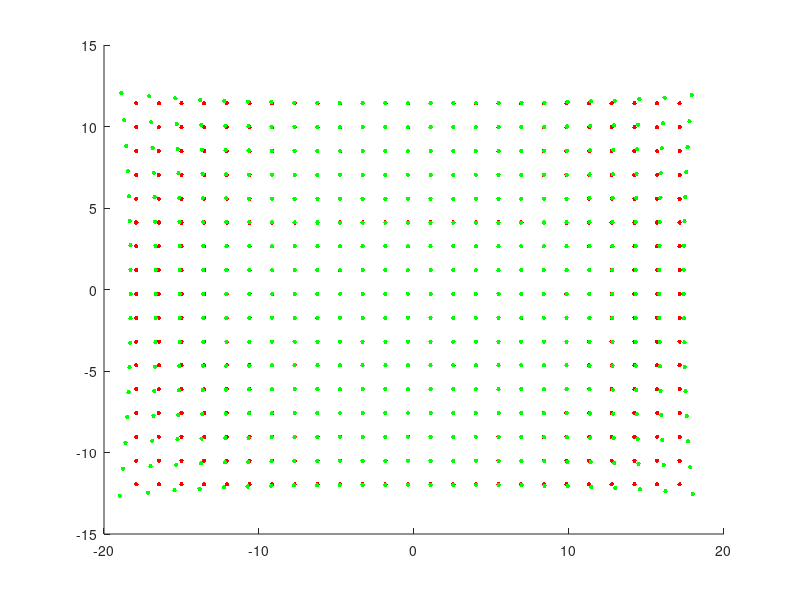
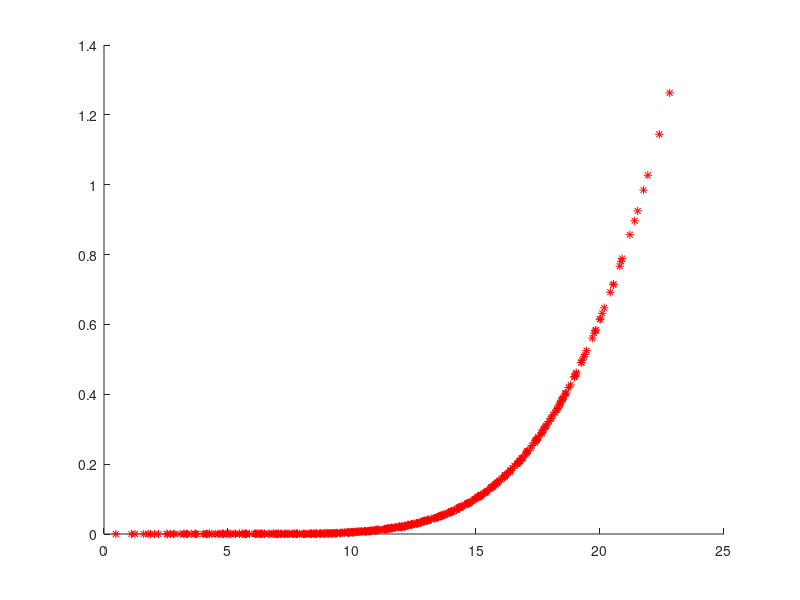

Write the MATLAB code that produced these figures, in order.
clear variables; clc; close all;

ptx = -7360/2 : 300 : 7360/2;
pty = -4912/2: 300 : 4912/2;
[ptx, pty] = meshgrid(ptx, pty)
ptx = ptx(:) * 4.87e-3;
pty = pty(:) * 4.87e-3;

cx = 0;
cy = 0;

cam.k1 = 5e-6;
cam.k2 = 5e-8;
cam.k3 = 5e-10;
cam.p1 = 5e-6;
cam.p2 = 5e-6;

x_hat = ptx - cx;
y_hat = pty - cy;
r = sqrt(x_hat.^2 + y_hat.^2);
ptix = ptx - x_hat .* (cam.k1 * r.^2 - cam.k2 * r.^4 - cam.k3 * r.^6) - cam.p1*(r.^2 - 2*x_hat.^2) - 2*cam.p2*x_hat.*y_hat;
ptiy = pty - y_hat .* (cam.k1 * r.^2 - cam.k2 * r.^4 - cam.k3 * r.^6) - 2*cam.p1*x_hat.*y_hat - cam.p2*(r.^2 - 2*y_hat.^2);
        
figure(1); hold on;
plot(ptx, pty, 'r.', 'MarkerSize', 10);
plot(ptix, ptiy, 'g.', 'MarkerSize', 10);

img_pts = [ptix, ptiy];
img_pts_ud = [ptx, pty];
dr = img_pts(:,1:2) - img_pts_ud(:,1:2);
dr = sqrt(dr(:,1).^2 + dr(:,2).^2);
r = sqrt(img_pts(:,1).^2 + img_pts(:,2).^2);
figure(5); clf; hold on;
plot(r, dr, 'r*')

    
